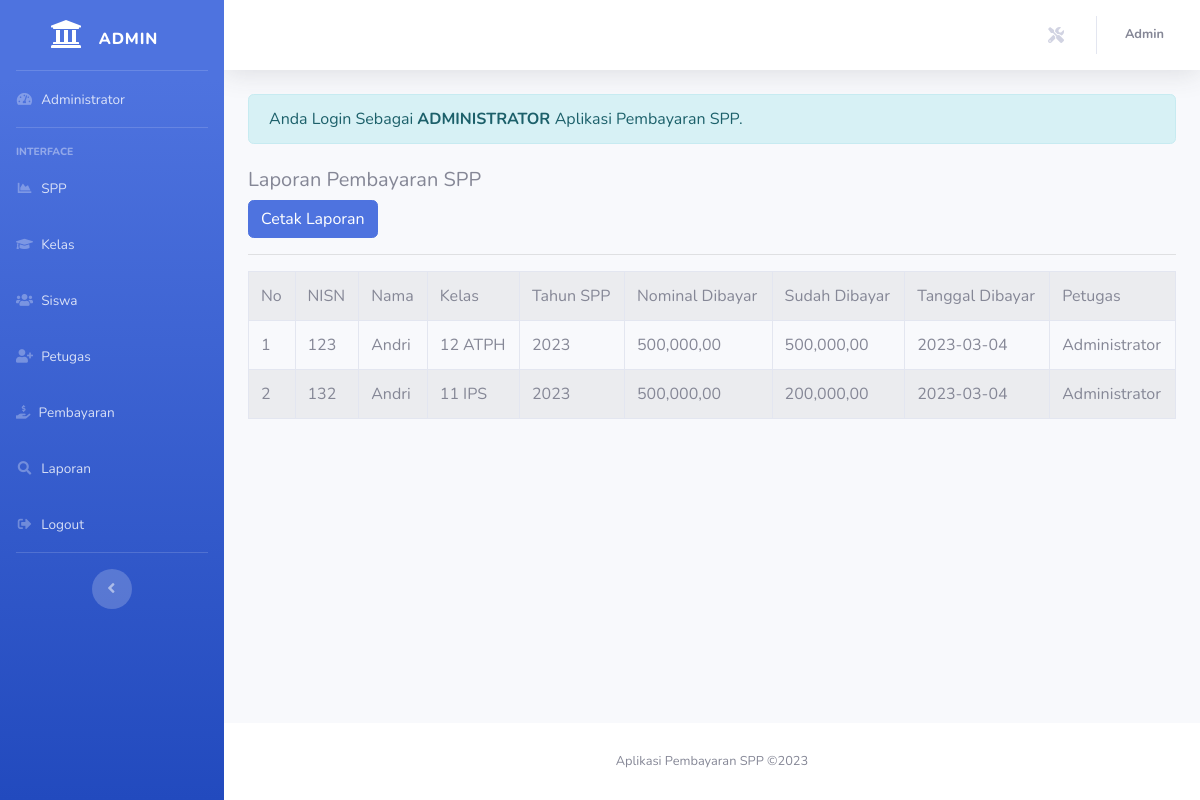
Screenshot of /admin/admin.php?url=laporan (signed in) with the database file from the repository.
### tables this page shows
CREATE TABLE `pembayaran` (
  `id_pembayaran` int(11) NOT NULL,
  `id_petugas` int(11) NOT NULL,
  `nisn` varchar(10) NOT NULL,
  `tgl_bayar` date NOT NULL,
  `bulan_dibayar` varchar(8) NOT NULL,
  `tahun_dibayar` varchar(4) NOT NULL,
  `id_spp` int(11) NOT NULL,
  `jumlah_bayar` int(11) NOT NULL
);

CREATE TABLE `siswa` (
  `nisn` char(10) NOT NULL,
  `nis` char(8) NOT NULL,
  `nama` varchar(35) NOT NULL,
  `id_kelas` int(11) NOT NULL,
  `alamat` text NOT NULL,
  `no_telp` varchar(13) NOT NULL,
  `id_spp` int(11) NOT NULL
);

CREATE TABLE `kelas` (
  `id_kelas` int(11) NOT NULL,
  `nama_kelas` varchar(10) NOT NULL,
  `kompetensi_keahlian` varchar(50) NOT NULL
);

CREATE TABLE `spp` (
  `id_spp` int(11) NOT NULL,
  `tahun` int(11) NOT NULL,
  `nominal` int(11) NOT NULL
);

CREATE TABLE `petugas` (
  `id_petugas` int(11) NOT NULL,
  `username` varchar(25) NOT NULL,
  `password` varchar(32) NOT NULL,
  `nama_petugas` varchar(35) NOT NULL,
  `level` enum('Admin','Petugas','','') NOT NULL
);

### admin/laporan.php (the view)
<h5>Laporan Pembayaran SPP</h5>
<a href="cetak-laporan.php" class="btn btn-primary"> Cetak Laporan </a>
<hr>
<table class="table table-striped table-bordered">
    <tr class="fw-bold">
        <td>No</td>
        <td>NISN</td>
        <td>Nama</td>
        <td>Kelas</td>
        <td>Tahun SPP</td>
        <td>Nominal Dibayar</td>
        <td>Sudah Dibayar</td>
        <td>Tanggal Dibayar</td>
        <td>Petugas</td>
    </tr>
    <?php
        include'../koneksi.php';
        $no = 1;
        $sql = "SELECT*FROM pembayaran,siswa,kelas,spp,petugas WHERE pembayaran.nisn=siswa.nisn AND siswa.id_kelas=kelas.id_kelas AND pembayaran.id_spp=spp.id_spp AND pembayaran.id_petugas=petugas.id_petugas ORDER BY tgl_bayar DESC";
        $query = mysqli_query($koneksi, $sql);
        foreach ($query as $data ){
            ?>
            <tr>
                <td><?php echo $no++; ?></td>
                <td><?php echo $data['nisn'] ?></td>
                <td><?php echo $data['nama'] ?></td>
                <td><?php echo $data['nama_kelas'] ?></td>
                <td><?php echo $data['tahun'] ?></td>
                <td><?php echo number_format($data['nominal'],2,',',',') ;?></td>
                <td><?php echo number_format($data['jumlah_bayar'],2,',',',') ;?></td>
                <td><?php echo $data['tgl_bayar'] ?></td>
                <td><?php echo $data['nama_petugas'] ?></td>
            </tr>
      <?php } ?>
</table>

### rows the page displays
pembayaran: nisn.nisn "123", nisn.nama "Andri", kelas.nama_kelas "12 ATPH", spp.tahun "2023", spp.nominal "500,000,00", jumlah_bayar "500,000,00", tgl_bayar "2023-03-04", id_petugas.nama_petugas "Administrator"
pembayaran: nisn.nisn "132", nisn.nama "Andri", kelas.nama_kelas "11 IPS", spp.tahun "2023", spp.nominal "500,000,00", jumlah_bayar "200,000,00", tgl_bayar "2023-03-04", id_petugas.nama_petugas "Administrator"

### other values shown
$_SESSION['level'] "Admin"
